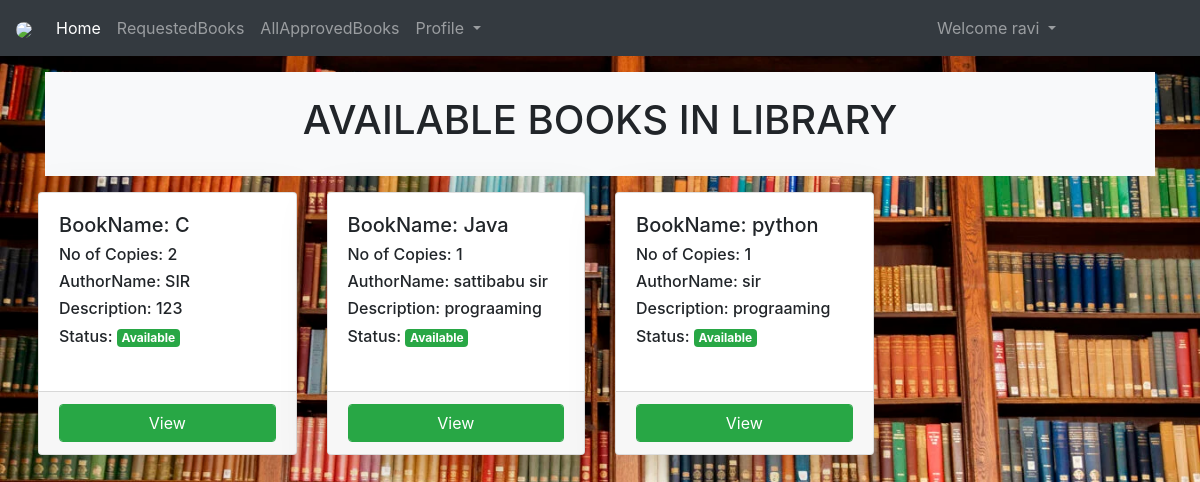
Screenshot of / (signed in) with the database file from the repository.
### LibraryApp/models.py (models this page shows)
class User(AbstractUser):
	c=[
	   ('0','Guest'),
	   ('1','Student'),
	   ('2','Librarian'),
	]
	role_type = models.CharField(max_length=5,choices=c,default='0')
	sid = models.CharField(max_length=15)
	has_stregister = models.BooleanField(default=False)
	has_adregister = models.BooleanField(default=False)

class AddBook(models.Model):
	bname = models.CharField(max_length=100,null=True,blank=True)
	authname = models.CharField(max_length=100,null=True,blank=True)
	bstatus = models.BooleanField(default=False)
	description = models.CharField(max_length=150,null=True,blank=True)
	ncopies = models.PositiveIntegerField(default=1)

### LibraryApp/views.py (the view)
# urls.py: path('',views.home,name="hm"),
def home(request):
    k = AddBook.objects.all()
    return render(request,'html/home.html',{'s':k})

### templates/html/home.html (shortened to what this page needs)
{% extends 'html/base.html' %}
{% load static %}
{% block content %}
<br><br><br>
{% if not user.is_authenticated %}
<div class="container">
<div class="p-4 bg-light">
    <div class="container-fluid py-3">
      <h1 class="display-5 fw-bold">Welcome to Library Management System</h1>
      <h5 class="col-md-8 fs-4">You can register as student. You will be able to issue any book thorugh the librarian. After that you need to return the book within 14 days or else a fine of Rs 5 will be charged per day till the book is returned.</h5>
    </div>
    <br>
    <div class="container">
  <div class="row">
    <div class="col-lg-6">
      <img src="{% static 'images/lp.jpeg' %}" width="50%" height="50%" alt=""><br><br>
        <h2>Librarian</h2>
    </div>
    <div class="col-lg-6">
      <img src="{% static 'images/stud.jpeg' %}" width="50%" height="50%" alt=""><br><br>
      <h2>Student</h2>
    </div>
  </div>
  </div>
</div>
</div>
<br><br><br>
<footer class="footer-section">
        <div>
            <div class="footer-cta pt-5 pb-5">
                <div class="row">
                    <div class="col-xl-4 col-md-4 mb-30">
                        <div class="single-cta">
                            <i class="fas fa-map-marker-alt"></i>
                            <div class="cta-text">
                                <h4>Find us</h4>
                                <span>Rajahmundry</span>
                            </div>
                        </div>
                    </div>
                    <div class="col-xl-4 col-md-4 mb-30">
                        <div class="single-cta">
                            <i class="fas fa-phone"></i>
                            <div class="cta-text">
                                <h4>Call us</h4>
                                <span>_________________</span>
                            </div>
                        </div>
                    </div>
                    <div class="col-xl-4 col-md-4 mb-30">
                        <div class="single-cta">
                            <i class="far fa-envelope-open"></i>
                            <div class="cta-text">
                                <h4>Mail us</h4>
                                <span>mail@info.com</span>
                            </div>
                        </div>
                    </div>
                </div>
            </div>
        <div class="copyright-area">
            <div class="container">
                <div class="row">
                    <div class="col-xl-6 col-lg-6 text-center text-lg-left">
                        <div class="copyright-text text-center">
                            <p>Copyright &copy; 2023, All Right Reserved <a href="https://codepen.io/anupkumar92/">GIET</a></p>
                        </div>
                    </div>
                </div>
            </div>
        </div>
    </footer>
  {% else %}
  {% if request.user.role_type == '1' and request.user.has_stregister == 1 %}
<div class="container">
<div class="p-4 bg-light">
  <h1 class="text-center bg-light">AVAILABLE BOOKS IN LIBRARY</h1>
  </div>
</div>
<div class="container-fluid mt-2">
  <div class="row mx-2">
    {% for i in s %}
    <div class="col-md-3 my-2">
      <div class="card shadow-lg">
        <div class="card-body">
          <h5>BookName: {{i.bname}}</h5>
          <h6>No of Copies: {{i.ncopies}}</h6>
          <h6>AuthorName: {{i.authname}}</h6>
          <h6>Description: {{i.description}}</h6>
          <h6>Status: {% if i.ncopies > 0 %}
                            <p class="badge badge-success">Available</p>
                            {% else %}
                            <p class="badge badge-danger">Unavailable</p>
                            {% endif %}
          </h6>
        </div>
        <div class="card-footer">
          <div class="row">
            <div class="col">
              <a href="{% url 'bookview' i.id %}" class="btn btn-success form-control">View</a>
            </div>
          </div>
        </div>
      </div>
    </div>
    {% endfor %}
  </div>
</div>
{% endif %}
{% endif %}
{% endblock %}

### templates/html/navbar.html (shortened to what this page needs)
{% load static %}
<nav class="navbar navbar-expand-md bg-dark navbar-dark fixed-top">
  <a class="navbar-brand" href="{% url 'hm' %}">
    <img src="{% static 'images/library1.jpg' %}" class="rounded-circle" style="width:50px">
  </a>
  <div class="collapse navbar-collapse" id="collapsibleNavbar">
    <ul class="navbar-nav">
      {% if not user.is_authenticated %}
      <li class="nav-item">
        <a class="nav-link nav-link {% if request.path == '/' %}active{% endif %}" href="{% url 'hm' %}">Home</a>
      </li>
      <li class="nav-item">
        <a class="nav-link nav-link {% if request.path == '/abt/' %}active{% endif %}" href="{% url 'abt' %}">AboutUs</a>
      </li>
      <li class="nav-item">
        <a class="nav-link nav-link {% if request.path == '/cnt/' %}active{% endif %}" href="{% url 'cnt' %}">ContactUs</a>
      </li>
      <li class="nav-item">
        <a class="nav-link {% if request.path == '/reg/' %}active{% endif %}" href="{% url 'reg' %}">Registration</a>
      </li>
      {% else %}
      <li class="nav-item">
        <a class="nav-link nav-link {% if request.path == '/' %}active{% endif %}" href="{% url 'hm' %}">Home</a>
      </li>
      {% if request.user.role_type == '1' %}
      <li class="nav-item">
        <a class="nav-link {% if request.path == '/requestedbooks/' %}active{% endif %}" href="{% url 'requestedbooks' %}">RequestedBooks</a>
      </li>
      <li class="nav-item">
        <a class="nav-link" href="{% url 'stapprovedbooks' %}">AllApprovedBooks</a>
      </li>
      <li class="nav-item">
        <div class="dropdown">
          <a  class="nav-link dropdown-toggle" data-toggle="dropdown">
            Profile
          </a>
        </div>
      </li>
      {% else %}
      <li class="nav-item">
        <a class="nav-link" href="#">Access-Denied</a>
      </li>
      {% endif %}
      {% endif %}
    </ul>
    <ul class="navbar-nav ml-auto" style="margin-right: 120px;">
      {% if user.is_authenticated %}
        <div class="dropdown">
          <a  class="nav-link dropdown-toggle" data-toggle="dropdown">
            Welcome {{request.user.username}}
          </a>
        </div>
      {% else %}
      <li class="nav-item">
        <a class="nav-link {% if request.path == '/lgo/' %}active{% endif %}" href="{% url 'lgo' %}">Login</a>
      </li>
      {% endif %}
    </ul>
  </div>
</nav>

### rows the page displays
User: user.username "ravi"
AddBook: bname "C", ncopies "2", authname "SIR", description "123", shows "Available"
AddBook: bname "Java", ncopies "1", authname "sattibabu sir", description "prograaming", shows "Available"
AddBook: bname "python", ncopies "1", authname "sir", description "prograaming", shows "Available"
